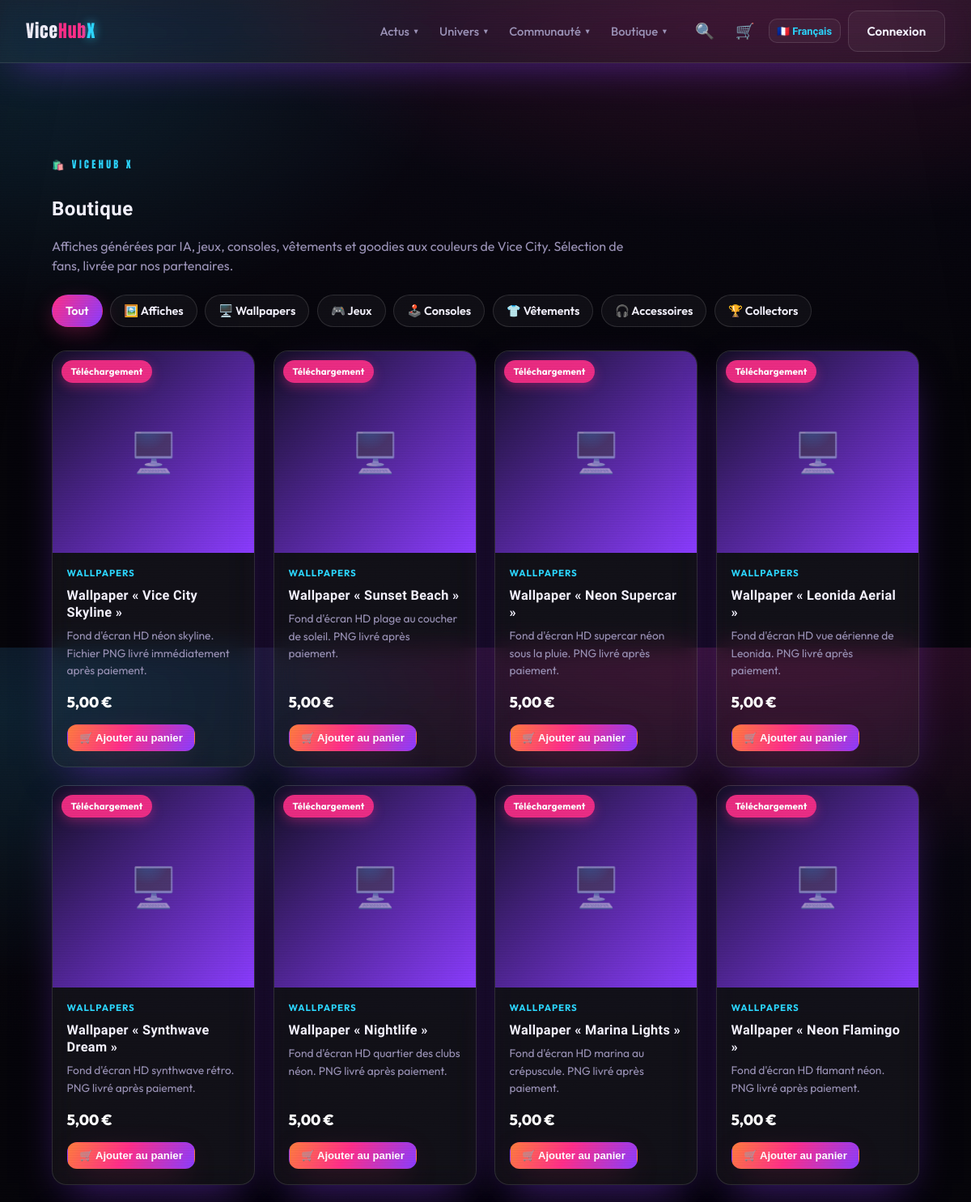
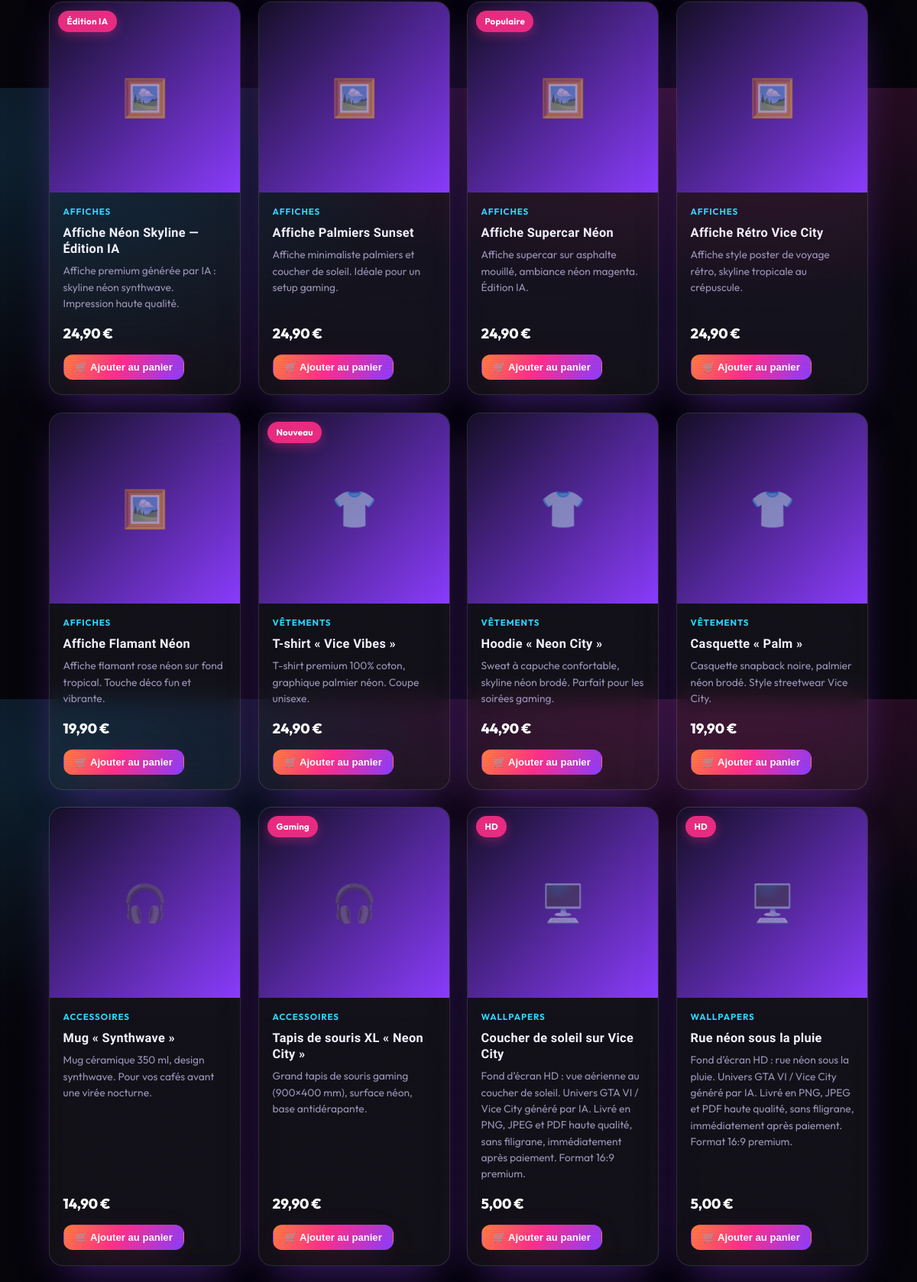
The app's page /pages/shop.php (upper part) with its own data (2 pictures, top to bottom).
### tables this page shows
CREATE TABLE products (
    id              INT AUTO_INCREMENT PRIMARY KEY,
    name            VARCHAR(160) NOT NULL,
    slug            VARCHAR(180) NOT NULL UNIQUE,
    description     VARCHAR(400),
    category        ENUM('poster','wallpaper','game','console','apparel','accessory','collectible') NOT NULL DEFAULT 'accessory',
    subcategory     VARCHAR(40) DEFAULT NULL,    
    price           DECIMAL(8,2),
    currency        VARCHAR(8) NOT NULL DEFAULT 'EUR',
    image           VARCHAR(255),
     
    sale_type       ENUM('external','stripe') NOT NULL DEFAULT 'external',
    url             VARCHAR(500),             
    stripe_price_id VARCHAR(120),             
    digital_file    VARCHAR(255),             
    bundle_items    VARCHAR(255) DEFAULT NULL,  
    merchant        VARCHAR(60),
    badge           VARCHAR(40),
    featured        TINYINT(1) NOT NULL DEFAULT 0,
    cta             TINYINT(1) NOT NULL DEFAULT 0,    
    active          TINYINT(1) NOT NULL DEFAULT 1,
    sort            INT NOT NULL DEFAULT 0,
    created_at      DATETIME NOT NULL DEFAULT CURRENT_TIMESTAMP,
    lang            ENUM('fr','en') NOT NULL DEFAULT 'fr'
);

### config/database.php (called while the page is built, shortened)
<?php
function db(): PDO
{
    static $pdo = null;
    if ($pdo instanceof PDO) {
        return $pdo;
    }
    $dsn = sprintf(
        'mysql:host=%s;port=%s;dbname=%s;charset=utf8mb4',
        DB_HOST,
        DB_PORT,
        DB_NAME
    );
    try {
        $pdo = new PDO($dsn, DB_USER, DB_PASS, [
            PDO::ATTR_ERRMODE            => PDO::ERRMODE_EXCEPTION,
            PDO::ATTR_DEFAULT_FETCH_MODE => PDO::FETCH_ASSOC,
            PDO::ATTR_EMULATE_PREPARES   => false,
        ]);
    } catch (PDOException $e) {
        http_response_code(500);
        $hint = (getenv('APP_ENV') ?: 'dev') === 'prod'
            ? 'Service momentanément indisponible.'
            : 'Connexion base de données impossible : ' . $e->getMessage()
              . ' — vérifiez config/config.php et que la base "' . DB_NAME . '" existe.';
        exit('<p style="font-family:sans-serif;padding:2rem;color:#fff;background:#0a0a12">'
            . htmlspecialchars($hint, ENT_QUOTES, 'UTF-8') . '</p>');
    }
    return $pdo;
}

### pages/shop.php (the view, shortened to what this page needs)
<?php
$cats = product_categories();
$active_cat = isset($_GET['cat']) ? trim((string) $_GET['cat']) : 'all';
$themes = wallpaper_themes();
$is_wallpaper = ($active_cat === 'wallpaper');
$active_theme = $is_wallpaper && isset($_GET['theme']) ? trim((string) $_GET['theme']) : 'all';
if (!$is_wallpaper || !isset($themes[$active_theme])) {
    $active_theme = 'all';
}
$products = get_products(
    $active_cat === 'all' ? null : $active_cat,
    null,
    $is_wallpaper && $active_theme !== 'all' ? $active_theme : null
);
$cat_emoji = ['poster' => '🖼️', 'wallpaper' => '🖥️', 'game' => '🎮', 'console' => '🕹️', 'apparel' => '👕', 'accessory' => '🎧', 'collectible' => '🏆'];
require ROOT_PATH . '/includes/header.php';
?>
<section class="section">
    <span class="eyebrow">🛍️ ViceHub X</span>
    <h1><?= e(t('page_shop_title')) ?></h1>
    <p class="muted" style="max-width:720px"><?= e(t('shop_intro')) ?></p>
    <div class="shop-filters" role="tablist" aria-label="<?= e(t('page_shop_title')) ?>">
        <a class="chip<?= $active_cat === 'all' ? ' chip--on' : '' ?>" href="<?= e(with_lang(url('pages/shop.php'))) ?>"><?= lang() === 'fr' ? 'Tout' : 'All' ?></a>
        <?php foreach ($cats as $key => $label): ?>
            <a class="chip<?= $active_cat === $key ? ' chip--on' : '' ?>" href="<?= e(with_lang(url('pages/shop.php?cat=' . $key))) ?>">
                <?= ($cat_emoji[$key] ?? '•') . ' ' . e($label) ?>
            </a>
        <?php endforeach; ?>
    </div>
    <?php if (!$products): ?>
        <p class="muted" style="margin-top:2rem"><?= e(t('no_content')) ?></p>
    <?php else: ?>
    <div class="shop-grid">
        <?php foreach ($products as $p): ?>
            <article class="product glass reveal">
                <a class="product__media" href="<?= e(with_lang(url('pages/product.php?slug=' . urlencode($p['slug'])))) ?>">
                    <?php if (!empty($p['badge'])): ?><span class="product__badge"><?= e($p['badge']) ?></span><?php endif; ?>
                    <span class="card__emoji" aria-hidden="true"><?= $cat_emoji[$p['category']] ?? '🛍️' ?></span>
                </a>
                <div class="product__body">
                    <span class="product__cat"><?= e($cats[$p['category']] ?? $p['category']) ?></span>
                    <h3 class="product__title">
                        <a href="<?= e(with_lang(url('pages/product.php?slug=' . urlencode($p['slug'])))) ?>"><?= e($p['name']) ?></a>
                    </h3>
                    <p class="product__desc"><?= e($p['description']) ?></p>
                    <div class="product__foot">
                        <span class="product__price"><?= price_html($p['price'], active_currency()) ?></span>
                        <?= product_buy_button($p) ?>
                    </div>
                </div>
            </article>
        <?php endforeach; ?>
    </div>
    <?php endif; ?>
</section>
<?php require ROOT_PATH . '/includes/footer.php'; ?>

### includes/functions.php (shortened to what this page needs)
<?php
function e(?string $value): string
{
    return htmlspecialchars((string) $value, ENT_QUOTES | ENT_SUBSTITUTE, 'UTF-8');
}
function csrf_token(): string
{
    return $_SESSION['csrf'];
}
function csrf_field(): string
{
    return '<input type="hidden" name="csrf" value="' . e(csrf_token()) . '">';
}
function t(string $key): string
{
    return $GLOBALS['LANG'][$key] ?? ($GLOBALS['LANG_FALLBACK'][$key] ?? $key);
}
function lang(): string
{
    return $GLOBALS['LANG_CODE'] ?? 'fr';
}
function with_lang(string $url): string
{
    if (lang() === 'fr') {
        return $url;
    }
    $sep = str_contains($url, '?') ? '&' : '?';
    return $url . $sep . 'lang=' . lang();
}
function url(string $path): string
{
    $path = ltrim($path, '/');
    $query = '';
    if (($qpos = strpos($path, '?')) !== false) {
        $query = substr($path, $qpos + 1);
        $path  = substr($path, 0, $qpos);
    }
    parse_str($query, $params);
    $pretty = static function (string $prefix, string $value, string $key) use ($params): string {
        unset($params[$key]);
        $rest = $params ? '?' . http_build_query($params) : '';
        return BASE_URL . '/' . $prefix . '/' . rawurlencode($value) . $rest;
    };
    if ($path === '' || $path === 'index.php') {
        $rest = $params ? '?' . http_build_query($params) : '';
        return BASE_URL . '/' . $rest;
    }
    if ($path === 'pages/product.php' && isset($params['slug']))        { return $pretty('produit', (string) $params['slug'], 'slug'); }
    if (preg_match('#^pages/([a-z0-9-]+)\.php$#', $path, $m)) {
        return BASE_URL . '/' . $m[1] . ($query !== '' ? '?' . $query : '');
    }
    return BASE_URL . '/' . $path . ($query !== '' ? '?' . $query : '');
}
function get_products(?string $category = null, ?int $limit = null, ?string $subcategory = null): array
{
    $sql = "SELECT * FROM products WHERE active = 1";
    $args = [];
    $sql .= " ORDER BY sort ASC, id ASC";
    $stmt = db()->prepare($sql);
    $stmt->execute($args);
    return $stmt->fetchAll();
}
function product_categories(): array
{
    return lang() === 'fr'
        ? ['poster' => 'Affiches', 'wallpaper' => 'Wallpapers', 'game' => 'Jeux', 'console' => 'Consoles', 'apparel' => 'Vêtements', 'accessory' => 'Accessoires', 'collectible' => 'Collectors']
        : ['poster' => 'Posters', 'wallpaper' => 'Wallpapers', 'game' => 'Games', 'console' => 'Consoles', 'apparel' => 'Apparel', 'accessory' => 'Accessories', 'collectible' => 'Collectibles'];
}
function price_html($price, string $currency = 'EUR'): string
{
    $symbols = ['EUR' => '€', 'USD' => '$', 'GBP' => '£'];
    $sym = $symbols[$currency] ?? $currency;
    $val = number_format((float) $price, 2, lang() === 'fr' ? ',' : '.', lang() === 'fr' ? ' ' : ',');
    return lang() === 'fr' ? $val . ' ' . $sym : $sym . $val;
}
function active_currency(): string
{
    if (lang() === 'fr') {
        return 'EUR';
    }
    return strtoupper((string) (get_setting('shop_currency_en', 'USD') ?: 'USD'));
}
function product_buy_button(array $p, bool $small = true): string
{
    $cls = 'btn btn--primary product__buy' . ($small ? '' : ' btn--lg');
    if (($p['sale_type'] ?? 'external') === 'stripe') {
        return '<form method="post" action="' . e(with_lang(url('pages/cart.php'))) . '" class="add-cart-form">'
            . csrf_field()
            . '<input type="hidden" name="action" value="add">'
            . '<input type="hidden" name="id" value="' . (int) $p['id'] . '">'
            . '<button class="' . $cls . '" type="submit">🛒 ' . e(t('add_to_cart')) . '</button>'
            . '</form>';
    }
    $merchant = !empty($p['merchant']) ? ' · ' . e($p['merchant']) : '';
    return '<a class="' . $cls . '" href="' . e(amazon_url((string) ($p['url'] ?? '#'))) . '" target="_blank" rel="sponsored nofollow noopener">'
        . e(t('shop_buy')) . $merchant . ' ↗</a>';
}
function get_setting(string $key, ?string $default = null): ?string
{
    $stmt = db()->prepare('SELECT value FROM settings WHERE `key` = ? LIMIT 1');
    $stmt->execute([$key]);
    $row = $stmt->fetch();
    return $row['value'] ?? $default;
}

### records on screen
products: badge "Téléchargement", category "🖥️", category "WALLPAPERS", name "Wallpaper « Vice City Skyline »", description "Fond d'écran HD néon skyline. Fichier PNG livré immédiatement après paiement.", price "5,00 €"
products: badge "Téléchargement", category "🖥️", category "WALLPAPERS", name "Wallpaper « Sunset Beach »", description "Fond d'écran HD plage au coucher de soleil. PNG livré après paiement.", price "5,00 €"
products: badge "Téléchargement", category "🖥️", category "WALLPAPERS", name "Wallpaper « Neon Supercar »", description "Fond d'écran HD supercar néon sous la pluie. PNG livré après paiement.", price "5,00 €"
products: badge "Téléchargement", category "🖥️", category "WALLPAPERS", name "Wallpaper « Leonida Aerial »", description "Fond d'écran HD vue aérienne de Leonida. PNG livré après paiement.", price "5,00 €"
products: badge "Téléchargement", category "🖥️", category "WALLPAPERS", name "Wallpaper « Synthwave Dream »", description "Fond d'écran HD synthwave rétro. PNG livré après paiement.", price "5,00 €"
products: badge "Téléchargement", category "🖥️", category "WALLPAPERS", name "Wallpaper « Nightlife »", description "Fond d'écran HD quartier des clubs néon. PNG livré après paiement.", price "5,00 €"
products: badge "Téléchargement", category "🖥️", category "WALLPAPERS", name "Wallpaper « Marina Lights »", description "Fond d'écran HD marina au crépuscule. PNG livré après paiement.", price "5,00 €"
products: badge "Téléchargement", category "🖥️", category "WALLPAPERS", name "Wallpaper « Neon Flamingo »", description "Fond d'écran HD flamant néon. PNG livré après paiement.", price "5,00 €"
products: badge "Édition IA", category "🖼️", category "AFFICHES", name "Affiche Néon Skyline — Édition IA", description "Affiche premium générée par IA : skyline néon synthwave. Impression haute qualité.", price "24,90 €"
products: category "🖼️", category "AFFICHES", name "Affiche Palmiers Sunset", description "Affiche minimaliste palmiers et coucher de soleil. Idéale pour un setup gaming.", price "24,90 €"
products: badge "Populaire", category "🖼️", category "AFFICHES", name "Affiche Supercar Néon", description "Affiche supercar sur asphalte mouillé, ambiance néon magenta. Édition IA.", price "24,90 €"
products: category "🖼️", category "AFFICHES", name "Affiche Rétro Vice City", description "Affiche style poster de voyage rétro, skyline tropicale au crépuscule.", price "24,90 €"
products: category "🖼️", category "AFFICHES", name "Affiche Flamant Néon", description "Affiche flamant rose néon sur fond tropical. Touche déco fun et vibrante.", price "19,90 €"
products: badge "Nouveau", category "👕", category "VÊTEMENTS", name "T-shirt « Vice Vibes »", description "T-shirt premium 100% coton, graphique palmier néon. Coupe unisexe.", price "24,90 €"
products: category "👕", category "VÊTEMENTS", name "Hoodie « Neon City »", description "Sweat à capuche confortable, skyline néon brodé. Parfait pour les soirées gaming.", price "44,90 €"
products: category "👕", category "VÊTEMENTS", name "Casquette « Palm »", description "Casquette snapback noire, palmier néon brodé. Style streetwear Vice City.", price "19,90 €"
products: category "🎧", category "ACCESSOIRES", name "Mug « Synthwave »", description "Mug céramique 350 ml, design synthwave. Pour vos cafés avant une virée nocturne.", price "14,90 €"
products: badge "Gaming", category "🎧", category "ACCESSOIRES", name "Tapis de souris XL « Neon City »", description "Grand tapis de souris gaming (900×400 mm), surface néon, base antidérapante.", price "29,90 €"
products: badge "HD", category "🖥️", category "WALLPAPERS", name "Coucher de soleil sur Vice City", description "Fond d’écran HD : vue aérienne au coucher de soleil. Univers GTA VI / Vice City généré par IA. Livré en PNG, JPEG et PDF haute qualité, sans filigrane, immédiatement après paiement. Format 16:9 premium.", price "5,00 €"
products: badge "HD", category "🖥️", category "WALLPAPERS", name "Rue néon sous la pluie", description "Fond d’écran HD : rue néon sous la pluie. Univers GTA VI / Vice City généré par IA. Livré en PNG, JPEG et PDF haute qualité, sans filigrane, immédiatement après paiement. Format 16:9 premium.", price "5,00 €"

### other values on screen
$item['label'] "Actus"
$item['label'] "Univers"
$item['label'] "Communauté"
$item['label'] "Boutique"
t('page_shop_title') "Boutique"
t('shop_intro') "Affiches générées par IA, jeux, consoles, vêtements et goodies aux couleurs de Vice City. Sélection de fans, livrée par nos partenaires."
$cat_emoji[$key] "🖼️"
$label "Affiches"
$cat_emoji[$key] "🖥️"
$label "Wallpapers"
$cat_emoji[$key] "🎮"
$label "Jeux"
$cat_emoji[$key] "🕹️"
$label "Consoles"
$cat_emoji[$key] "👕"
